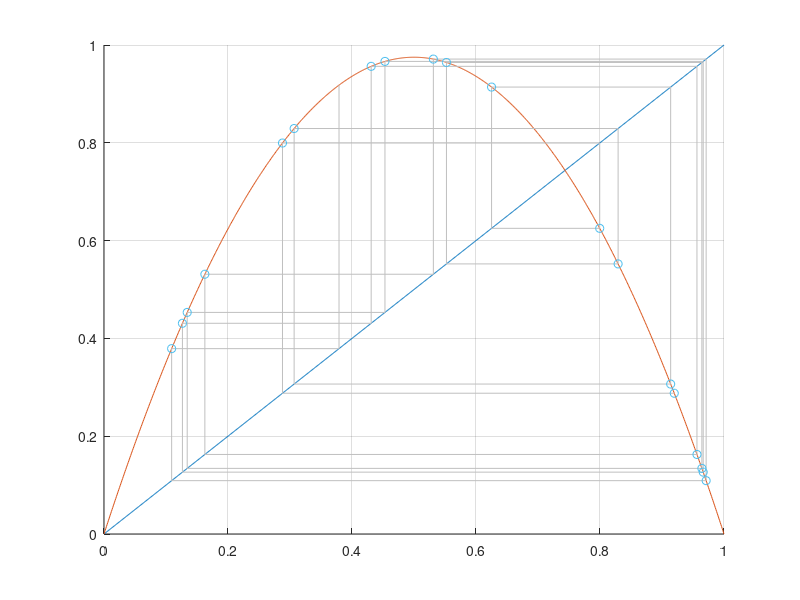

Write MATLAB code to recreate this figure.
%% przyklad chaos oraz zjawisko bifurkacji
% x(t+1) = mi x(t)(1-x(t), mi > 0, x e [0, 1]

clear variables;
clf; hold on; grid on;

f = @(x, a) a.*x.*(1-x);

a = 3.9;
T = 2e3;
T_phi = T-2e1;
x(1) = 0.4;

for t = 1:T-1
    x(t+1) = f(x(t), a); %wedrowka do punktu rownowagi
end

X = 0:1e-3:1; Y = X;
plot(X, Y);
plot(X, f(X, a));

for t = 1+T_phi : T-1
    plot([x(t), f(x(t), a)], [f(x(t),a), f(x(t), a)], 'Color', 0.75*[1, 1, 1])
    plot([f(x(t), a), f(x(t), a)], [f(x(t), a), f(x(t+1), a)], 'Color', 0.75*[1,1,1]);
end

plot(x(1+T_phi:T-1), x(2+T_phi:T), 'o');
%plot(X, f(f(X, a), a));
%plot(X, f(f(f(f(X, a), a), a), a));